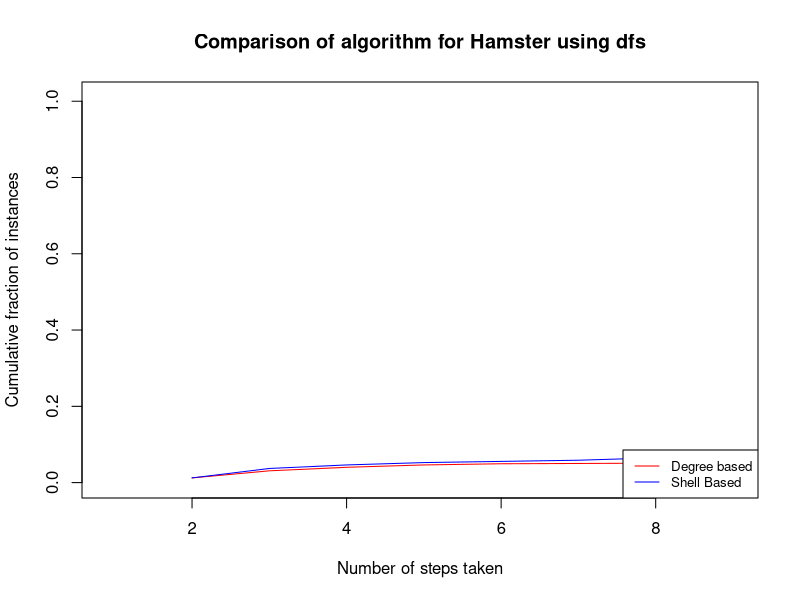

Source code (R):
library(igraph)
library(ggplot2)

degree_ <- c(2,
             3,
             4,
             5,
             6,
             14,
             19,
             20,
             21,
             22,
             23,
             24,
             25,
             26,
             27,
             28
)
y1 <- c(0.01234567901,
        0.03086419753,
        0.04012345679,
        0.0462962963,
        0.04938271605,
        0.05555555556,
        0.07098765432,
        0.1358024691,
        0.262345679,
        0.3271604938,
        0.3425925926,
        0.3456790123,
        0.3549382716,
        0.3734567901,
        0.3888888889,
        0.3919753086
        
)

shel <- c(2,
          3,
          4,
          5,
          6,
          7,
          8,
          9,
          13,
          14,
          16,
          17,
          18,
          19,
          20,
          21,
          22,
          23,
          24,
          25,
          26,
          27,
          28,
          29,
          30,
          32,
          34,
          35,
          36,
          37,
          41,
          42,
          55,
          67,
          68
)
y2 <- c(0.01234567901,
        0.03703703704,
        0.0462962963,
        0.0524691358,
        0.05555555556,
        0.05864197531,
        0.06481481481,
        0.07098765432,
        0.1049382716,
        0.08641975309,
        0.0987654321,
        0.1049382716,
        0.1111111111,
        0.1234567901,
        0.1327160494,
        0.1388888889,
        0.1790123457,
        0.2222222222,
        0.25,
        0.262345679,
        0.2777777778,
        0.2839506173,
        0.287037037,
        0.2962962963,
        0.299382716,
        0.3086419753,
        0.3117283951,
        0.3425925926,
        0.3641975309,
        0.3734567901,
        0.3796296296,
        0.3827160494,
        0.3858024691,
        0.3888888889,
        0.3950617284
)
plot(degree_,y1,type="l",col="red", xlim=c(.9, 9), ylim = c(0.0, 1.01),  xlab="Number of steps taken",ylab="Cumulative fraction of instances", main = "Comparison of algorithm for Hamster using dfs") + 
  lines(shel,y2,col="blue")
legend("bottomright", legend=c("Degree based", "Shell Based"),lty=1:1, cex=0.8 ,
       col=c("red", "blue"))
